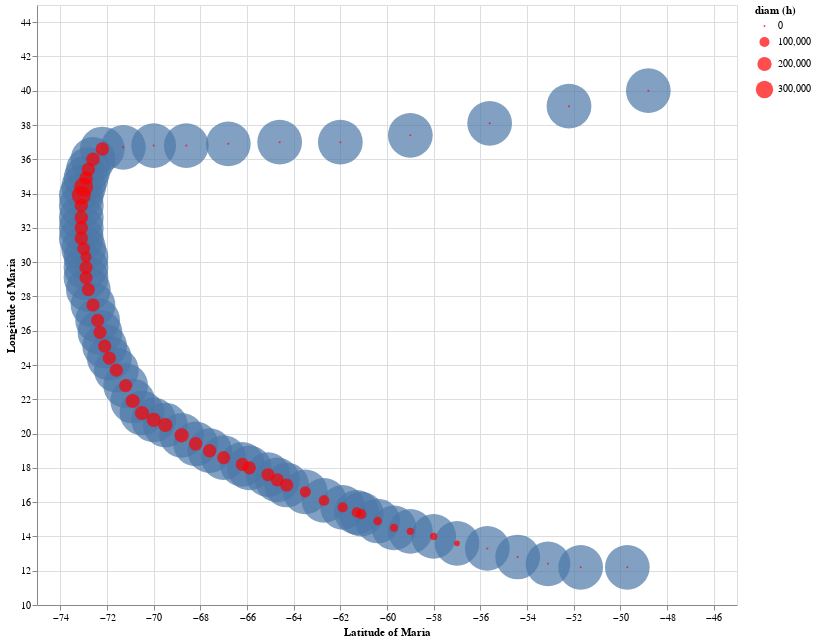

Source (notebook cell):
### Code cell
tropical = alt.Chart(seven).mark_circle(point=True, size =2000).encode(
    alt.X('long',
        scale=alt.Scale(domain=(-75, -45)), title='Latitude of Maria'),
    alt.Y('lat',
        scale=alt.Scale(domain=(10, 45)), title='Longitude of Maria'),
)


hurricane  = alt.Chart(seven).mark_circle(point=True, color = "red").encode(
    alt.X('long',
        scale=alt.Scale(domain=(-75, -45)), title='Latitude of Maria'),
    alt.Y('lat',
        scale=alt.Scale(domain=(10, 45)), title='Longitude of Maria'),
    size="diam (h)",
).properties(
    width=700,
    height=600
)


tropical+hurricane

### Figure 1 — Vega-Lite specification as saved in the notebook (floating-point values rounded to 4 significant figures)
{"config": {"view": {"continuousWidth": 400, "continuousHeight": 300}}, "layer": [{"mark": {"type": "circle", "point": true, "size": 2000}, "encoding": {"x": {"field": "long", "scale": {"domain": [-75, -45]}, "title": "Latitude of Maria", "type": "quantitative"}, "y": {"field": "lat", "scale": {"domain": [10, 45]}, "title": "Longitude of Maria", "type": "quantitative"}}}, {"mark": {"type": "circle", "color": "red", "point": true}, "encoding": {"size": {"field": "diam (h)", "type": "quantitative"}, "x": {"field": "long", "scale": {"domain": [-75, -45]}, "title": "Latitude of Maria", "type": "quantitative"}, "y": {"field": "lat", "scale": {"domain": [10, 45]}, "title": "Longitude of Maria", "type": "quantitative"}}, "height": 600, "width": 700}], "data": {"name": "data-f3891d8638c820d7829ff16ee2b06293"}, "$schema": "https://vega.github.io/schema/vega-lite/v4.17.0.json", "datasets": {"data-f3891d8638c820d7829ff16ee2b06293": [{"Unnamed: 0": 10570, "name": "Maria", "year": 2017, "month": 9, "day": 16, "hour": 12, "lat": 12.2, "long": -49.7, "status": "tropical depression", "category": -1, "wind": 30, "pressure": 1006, "tropicalstorm_force_diameter": 0.0, "hurricane_force_diameter": 0.0, "diam (t)": 0.0, "diam (h)": 0.0}, {"Unnamed: 0": 10571, "name": "Maria", "year": 2017, "month": 9, "day": 16, "hour": 18, "lat": 12.2, "long": -51.7, "status": "tropical storm", "category": 0, "wind": 40, "pressure": 1004, "tropicalstorm_force_diameter": 40.0, "hurricane_force_diameter": 0.0, "diam (t)": 80000.0, "diam (h)": 0.0}, {"Unnamed: 0": 10572, "name": "Maria", "year": 2017, "month": 9, "day": 17, "hour": 0, "lat": 12.4, "long": -53.1, "status": "tropical storm", "category": 0, "wind": 45, "pressure": 1002, "tropicalstorm_force_diameter": 70.0, "hurricane_force_diameter": 0.0, "diam (t)": 140000.0, "diam (h)": 0.0}, {"Unnamed: 0": 10573, "name": "Maria", "year": 2017, "month": 9, "day": 17, "hour": 6, "lat": 12.8, "long": -54.4, "status": "tropical storm", "category": 0, "wind": 55, "pressure": 994, "tropicalstorm_force_diameter": 90.0, "hurricane_force_diameter": 0.0, "diam (t)": 180000.0, "diam (h)": 0.0}, {"Unnamed: 0": 10574, "name": "Maria", "year": 2017, "month": 9, "day": 17, "hour": 12, "lat": 13.3, "long": -55.7, "status": "tropical storm", "category": 0, "wind": 60, "pressure": 990, "tropicalstorm_force_diameter": 90.0, "hurricane_force_diameter": 0.0, "diam (t)": 180000.0, "diam (h)": 0.0}, {"Unnamed: 0": 10575, "name": "Maria", "year": 2017, "month": 9, "day": 17, "hour": 18, "lat": 13.6, "long": -57.0, "status": "hurricane", "category": 1, "wind": 65, "pressure": 986, "tropicalstorm_force_diameter": 120.0, "hurricane_force_diameter": 15.0, "diam (t)": 240000.0, "diam (h)": 30000.0}, {"Unnamed: 0": 10576, "name": "Maria", "year": 2017, "month": 9, "day": 18, "hour": 0, "lat": 14.0, "long": -58.0, "status": "hurricane", "category": 1, "wind": 75, "pressure": 979, "tropicalstorm_force_diameter": 130.0, "hurricane_force_diameter": 25.0, "diam (t)": 260000.0, "diam (h)": 50000.0}, {"Unnamed: 0": 10577, "name": "Maria", "year": 2017, "month": 9, "day": 18, "hour": 6, "lat": 14.3, "long": -59.0, "status": "hurricane", "category": 1, "wind": 80, "pressure": 977, "tropicalstorm_force_diameter": 130.0, "hurricane_force_diameter": 25.0, "diam (t)": 260000.0, "diam (h)": 50000.0}, {"Unnamed: 0": 10578, "name": "Maria", "year": 2017, "month": 9, "day": 18, "hour": 12, "lat": 14.5, "long": -59.7, "status": "hurricane", "category": 3, "wind": 100, "pressure": 967, "tropicalstorm_force_diameter": 180.0, "hurricane_force_diameter": 30.0, "diam (t)": 360000.0, "diam (h)": 60000.0}, {"Unnamed: 0": 10579, "name": "Maria", "year": 2017, "month": 9, "day": 18, "hour": 18, "lat": 14.9, "long": -60.4, "status": "hurricane", "category": 3, "wind": 110, "pressure": 956, "tropicalstorm_force_diameter": 190.0, "hurricane_force_diameter": 35.0, "diam (t)": 380000.0, "diam (h)": 70000.0}, {"Unnamed: 0": 10580, "name": "Maria", "year": 2017, "month": 9, "day": 19, "hour": 0, "lat": 15.3, "long": -61.1, "status": "hurricane", "category": 5, "wind": 145, "pressure": 924, "tropicalstorm_force_diameter": 200.0, "hurricane_force_diameter": 50.0, "diam (t)": 400000.0, "diam (h)": 100000.0}, {"Unnamed: 0": 10581, "name": "Maria", "year": 2017, "month": 9, "day": 19, "hour": 1, "lat": 15.4, "long": -61.3, "status": "hurricane", "category": 5, "wind": 145, "pressure": 922, "tropicalstorm_force_diameter": 200.0, "hurricane_force_diameter": 50.0, "diam (t)": 400000.0, "diam (h)": 100000.0}, {"Unnamed: 0": 10582, "name": "Maria", "year": 2017, "month": 9, "day": 19, "hour": 6, "lat": 15.7, "long": -61.9, "status": "hurricane", "category": 4, "wind": 135, "pressure": 940, "tropicalstorm_force_diameter": 210.0, "hurricane_force_diameter": 50.0, "diam (t)": 420000.0, "diam (h)": 100000.0}, {"Unnamed: 0": 10583, "name": "Maria", "year": 2017, "month": 9, "day": 19, "hour": 12, "lat": 16.1, "long": -62.7, "status": "hurricane", "category": 5, "wind": 140, "pressure": 931, "tropicalstorm_force_diameter": 210.0, "hurricane_force_diameter": 55.0, "diam (t)": 420000.0, "diam (h)": 110000.0}, {"Unnamed: 0": 10584, "name": "Maria", "year": 2017, "month": 9, "day": 19, "hour": 18, "lat": 16.6, "long": -63.5, "status": "hurricane", "category": 5, "wind": 145, "pressure": 920, "tropicalstorm_force_diameter": 210.0, "hurricane_force_diameter": 60.0, "diam (t)": 420000.0, "diam (h)": 120000.0}, {"Unnamed: 0": 10585, "name": "Maria", "year": 2017, "month": 9, "day": 20, "hour": 0, "lat": 17.0, "long": -64.3, "status": "hurricane", "category": 5, "wind": 150, "pressure": 909, "tropicalstorm_force_diameter": 230.0, "hurricane_force_diameter": 85.0, "diam (t)": 460000.0, "diam (h)": 170000.0}, {"Unnamed: 0": 10586, "name": "Maria", "year": 2017, "month": 9, "day": 20, "hour": 3, "lat": 17.3, "long": -64.7, "status": "hurricane", "category": 5, "wind": 150, "pressure": 908, "tropicalstorm_force_diameter": 230.0, "hurricane_force_diameter": 85.0, "diam (t)": 460000.0, "diam (h)": 170000.0}, {"Unnamed: 0": 10587, "name": "Maria", "year": 2017, "month": 9, "day": 20, "hour": 6, "lat": 17.6, "long": -65.1, "status": "hurricane", "category": 5, "wind": 140, "pressure": 913, "tropicalstorm_force_diameter": 230.0, "hurricane_force_diameter": 85.0, "diam (t)": 460000.0, "diam (h)": 170000.0}, {"Unnamed: 0": 10588, "name": "Maria", "year": 2017, "month": 9, "day": 20, "hour": 10, "lat": 18.0, "long": -65.9, "status": "hurricane", "category": 4, "wind": 135, "pressure": 920, "tropicalstorm_force_diameter": 230.0, "hurricane_force_diameter": 85.0, "diam (t)": 460000.0, "diam (h)": 170000.0}, {"Unnamed: 0": 10589, "name": "Maria", "year": 2017, "month": 9, "day": 20, "hour": 12, "lat": 18.2, "long": -66.2, "status": "hurricane", "category": 4, "wind": 115, "pressure": 935, "tropicalstorm_force_diameter": 230.0, "hurricane_force_diameter": 85.0, "diam (t)": 460000.0, "diam (h)": 170000.0}, {"Unnamed: 0": 10590, "name": "Maria", "year": 2017, "month": 9, "day": 20, "hour": 18, "lat": 18.6, "long": -67.0, "status": "hurricane", "category": 2, "wind": 95, "pressure": 959, "tropicalstorm_force_diameter": 230.0, "hurricane_force_diameter": 85.0, "diam (t)": 460000.0, "diam (h)": 170000.0}, {"Unnamed: 0": 10591, "name": "Maria", "year": 2017, "month": 9, "day": 21, "hour": 0, "lat": 19.0, "long": -67.6, "status": "hurricane", "category": 2, "wind": 95, "pressure": 958, "tropicalstorm_force_diameter": 240.0, "hurricane_force_diameter": 90.0, "diam (t)": 480000.0, "diam (h)": 180000.0}, {"Unnamed: 0": 10592, "name": "Maria", "year": 2017, "month": 9, "day": 21, "hour": 6, "lat": 19.4, "long": -68.2, "status": "hurricane", "category": 3, "wind": 100, "pressure": 959, "tropicalstorm_force_diameter": 240.0, "hurricane_force_diameter": 90.0, "diam (t)": 480000.0, "diam (h)": 180000.0}, {"Unnamed: 0": 10593, "name": "Maria", "year": 2017, "month": 9, "day": 21, "hour": 12, "lat": 19.9, "long": -68.8, "status": "hurricane", "category": 3, "wind": 100, "pressure": 959, "tropicalstorm_force_diameter": 240.0, "hurricane_force_diameter": 100.0, "diam (t)": 480000.0, "diam (h)": 200000.0}, {"Unnamed: 0": 10594, "name": "Maria", "year": 2017, "month": 9, "day": 21, "hour": 18, "lat": 20.5, "long": -69.5, "status": "hurricane", "category": 3, "wind": 105, "pressure": 960, "tropicalstorm_force_diameter": 250.0, "hurricane_force_diameter": 100.0, "diam (t)": 500000.0, "diam (h)": 200000.0}, {"Unnamed: 0": 10595, "name": "Maria", "year": 2017, "month": 9, "day": 22, "hour": 0, "lat": 20.8, "long": -70.0, "status": "hurricane", "category": 3, "wind": 110, "pressure": 953, "tropicalstorm_force_diameter": 240.0, "hurricane_force_diameter": 100.0, "diam (t)": 480000.0, "diam (h)": 200000.0}, {"Unnamed: 0": 10596, "name": "Maria", "year": 2017, "month": 9, "day": 22, "hour": 6, "lat": 21.2, "long": -70.5, "status": "hurricane", "category": 3, "wind": 110, "pressure": 959, "tropicalstorm_force_diameter": 250.0, "hurricane_force_diameter": 100.0, "diam (t)": 500000.0, "diam (h)": 200000.0}, {"Unnamed: 0": 10597, "name": "Maria", "year": 2017, "month": 9, "day": 22, "hour": 12, "lat": 21.9, "long": -70.9, "status": "hurricane", "category": 3, "wind": 110, "pressure": 958, "tropicalstorm_force_diameter": 250.0, "hurricane_force_diameter": 100.0, "diam (t)": 500000.0, "diam (h)": 200000.0}, {"Unnamed: 0": 10598, "name": "Maria", "year": 2017, "month": 9, "day": 22, "hour": 18, "lat": 22.8, "long": -71.2, "status": "hurricane", "category": 3, "wind": 110, "pressure": 959, "tropicalstorm_force_diameter": 250.0, "hurricane_force_diameter": 85.0, "diam (t)": 500000.0, "diam (h)": 170000.0}, {"Unnamed: 0": 10599, "name": "Maria", "year": 2017, "month": 9, "day": 23, "hour": 0, "lat": 23.7, "long": -71.6, "status": "hurricane", "category": 3, "wind": 105, "pressure": 953, "tropicalstorm_force_diameter": 260.0, "hurricane_force_diameter": 85.0, "diam (t)": 520000.0, "diam (h)": 170000.0}, {"Unnamed: 0": 10600, "name": "Maria", "year": 2017, "month": 9, "day": 23, "hour": 6, "lat": 24.4, "long": -71.9, "status": "hurricane", "category": 3, "wind": 100, "pressure": 952, "tropicalstorm_force_diameter": 290.0, "hurricane_force_diameter": 85.0, "diam (t)": 580000.0, "diam (h)": 170000.0}, {"Unnamed: 0": 10601, "name": "Maria", "year": 2017, "month": 9, "day": 23, "hour": 12, "lat": 25.1, "long": -72.1, "status": "hurricane", "category": 3, "wind": 100, "pressure": 952, "tropicalstorm_force_diameter": 320.0, "hurricane_force_diameter": 85.0, "diam (t)": 640000.0, "diam (h)": 170000.0}, {"Unnamed: 0": 10602, "name": "Maria", "year": 2017, "month": 9, "day": 23, "hour": 18, "lat": 25.9, "long": -72.3, "status": "hurricane", "category": 3, "wind": 100, "pressure": 952, "tropicalstorm_force_diameter": 350.0, "hurricane_force_diameter": 85.0, "diam (t)": 700000.0, "diam (h)": 170000.0}, {"Unnamed: 0": 10603, "name": "Maria", "year": 2017, "month": 9, "day": 24, "hour": 0, "lat": 26.6, "long": -72.4, "status": "hurricane", "category": 3, "wind": 100, "pressure": 945, "tropicalstorm_force_diameter": 350.0, "hurricane_force_diameter": 85.0, "diam (t)": 700000.0, "diam (h)": 170000.0}, {"Unnamed: 0": 10604, "name": "Maria", "year": 2017, "month": 9, "day": 24, "hour": 6, "lat": 27.5, "long": -72.6, "status": "hurricane", "category": 2, "wind": 95, "pressure": 942, "tropicalstorm_force_diameter": 360.0, "hurricane_force_diameter": 85.0, "diam (t)": 720000.0, "diam (h)": 170000.0}, {"Unnamed: 0": 10605, "name": "Maria", "year": 2017, "month": 9, "day": 24, "hour": 12, "lat": 28.4, "long": -72.8, "status": "hurricane", "category": 2, "wind": 95, "pressure": 947, "tropicalstorm_force_diameter": 360.0, "hurricane_force_diameter": 85.0, "diam (t)": 720000.0, "diam (h)": 170000.0}, {"Unnamed: 0": 10606, "name": "Maria", "year": 2017, "month": 9, "day": 24, "hour": 18, "lat": 29.1, "long": -72.9, "status": "hurricane", "category": 2, "wind": 90, "pressure": 943, "tropicalstorm_force_diameter": 360.0, "hurricane_force_diameter": 85.0, "diam (t)": 720000.0, "diam (h)": 170000.0}, {"Unnamed: 0": 10607, "name": "Maria", "year": 2017, "month": 9, "day": 25, "hour": 0, "lat": 29.7, "long": -72.9, "status": "hurricane", "category": 2, "wind": 85, "pressure": 947, "tropicalstorm_force_diameter": 360.0, "hurricane_force_diameter": 85.0, "diam (t)": 720000.0, "diam (h)": 170000.0}, {"Unnamed: 0": 10608, "name": "Maria", "year": 2017, "month": 9, "day": 25, "hour": 6, "lat": 30.3, "long": -72.9, "status": "hurricane", "category": 1, "wind": 75, "pressure": 954, "tropicalstorm_force_diameter": 370.0, "hurricane_force_diameter": 60.0, "diam (t)": 740000.0, "diam (h)": 120000.0}, {"Unnamed: 0": 10609, "name": "Maria", "year": 2017, "month": 9, "day": 25, "hour": 12, "lat": 30.8, "long": -73.0, "status": "hurricane", "category": 1, "wind": 70, "pressure": 961, "tropicalstorm_force_diameter": 360.0, "hurricane_force_diameter": 80.0, "diam (t)": 720000.0, "diam (h)": 160000.0}, {"Unnamed: 0": 10610, "name": "Maria", "year": 2017, "month": 9, "day": 25, "hour": 18, "lat": 31.4, "long": -73.1, "status": "hurricane", "category": 1, "wind": 70, "pressure": 966, "tropicalstorm_force_diameter": 340.0, "hurricane_force_diameter": 90.0, "diam (t)": 680000.0, "diam (h)": 180000.0}, {"Unnamed: 0": 10611, "name": "Maria", "year": 2017, "month": 9, "day": 26, "hour": 0, "lat": 32.0, "long": -73.1, "status": "hurricane", "category": 1, "wind": 70, "pressure": 966, "tropicalstorm_force_diameter": 340.0, "hurricane_force_diameter": 90.0, "diam (t)": 680000.0, "diam (h)": 180000.0}, {"Unnamed: 0": 10612, "name": "Maria", "year": 2017, "month": 9, "day": 26, "hour": 6, "lat": 32.6, "long": -73.1, "status": "hurricane", "category": 1, "wind": 65, "pressure": 970, "tropicalstorm_force_diameter": 370.0, "hurricane_force_diameter": 90.0, "diam (t)": 740000.0, "diam (h)": 180000.0}, {"Unnamed: 0": 10613, "name": "Maria", "year": 2017, "month": 9, "day": 26, "hour": 12, "lat": 33.3, "long": -73.1, "status": "hurricane", "category": 1, "wind": 65, "pressure": 970, "tropicalstorm_force_diameter": 370.0, "hurricane_force_diameter": 90.0, "diam (t)": 740000.0, "diam (h)": 180000.0}, {"Unnamed: 0": 10614, "name": "Maria", "year": 2017, "month": 9, "day": 26, "hour": 18, "lat": 33.9, "long": -73.1, "status": "hurricane", "category": 1, "wind": 65, "pressure": 975, "tropicalstorm_force_diameter": 360.0, "hurricane_force_diameter": 180.0, "diam (t)": 720000.0, "diam (h)": 360000.0}, {"Unnamed: 0": 10615, "name": "Maria", "year": 2017, "month": 9, "day": 27, "hour": 0, "lat": 34.4, "long": -73.0, "status": "hurricane", "category": 1, "wind": 65, "pressure": 975, "tropicalstorm_force_diameter": 360.0, "hurricane_force_diameter": 180.0, "diam (t)": 720000.0, "diam (h)": 360000.0}, {"Unnamed: 0": 10616, "name": "Maria", "year": 2017, "month": 9, "day": 27, "hour": 6, "lat": 34.9, "long": -72.9, "status": "hurricane", "category": 1, "wind": 65, "pressure": 976, "tropicalstorm_force_diameter": 360.0, "hurricane_force_diameter": 90.0, "diam (t)": 720000.0, "diam (h)": 180000.0}, {"Unnamed: 0": 10617, "name": "Maria", "year": 2017, "month": 9, "day": 27, "hour": 12, "lat": 35.4, "long": -72.8, "status": "hurricane", "category": 1, "wind": 65, "pressure": 977, "tropicalstorm_force_diameter": 360.0, "hurricane_force_diameter": 90.0, "diam (t)": 720000.0, "diam (h)": 180000.0}, {"Unnamed: 0": 10618, "name": "Maria", "year": 2017, "month": 9, "day": 27, "hour": 18, "lat": 36.0, "long": -72.6, "status": "hurricane", "category": 1, "wind": 65, "pressure": 979, "tropicalstorm_force_diameter": 360.0, "hurricane_force_diameter": 90.0, "diam (t)": 720000.0, "diam (h)": 180000.0}, {"Unnamed: 0": 10619, "name": "Maria", "year": 2017, "month": 9, "day": 28, "hour": 0, "lat": 36.6, "long": -72.2, "status": "hurricane", "category": 1, "wind": 65, "pressure": 979, "tropicalstorm_force_diameter": 360.0, "hurricane_force_diameter": 90.0, "diam (t)": 720000.0, "diam (h)": 180000.0}, {"Unnamed: 0": 10620, "name": "Maria", "year": 2017, "month": 9, "day": 28, "hour": 6, "lat": 36.7, "long": -71.3, "status": "tropical storm", "category": 0, "wind": 60, "pressure": 982, "tropicalstorm_force_diameter": 360.0, "hurricane_force_diameter": 0.0, "diam (t)": 720000.0, "diam (h)": 0.0}, {"Unnamed: 0": 10621, "name": "Maria", "year": 2017, "month": 9, "day": 28, "hour": 12, "lat": 36.8, "long": -70.0, "status": "tropical storm", "category": 0, "wind": 60, "pressure": 982, "tropicalstorm_force_diameter": 360.0, "hurricane_force_diameter": 0.0, "diam (t)": 720000.0, "diam (h)": 0.0}, {"Unnamed: 0": 10622, "name": "Maria", "year": 2017, "month": 9, "day": 28, "hour": 18, "lat": 36.8, "long": -68.6, "status": "tropical storm", "category": 0, "wind": 55, "pressure": 985, "tropicalstorm_force_diameter": 360.0, "hurricane_force_diameter": 0.0, "diam (t)": 720000.0, "diam (h)": 0.0}, {"Unnamed: 0": 10623, "name": "Maria", "year": 2017, "month": 9, "day": 29, "hour": 0, "lat": 36.9, "long": -66.8, "status": "tropical storm", "category": 0, "wind": 55, "pressure": 985, "tropicalstorm_force_diameter": 350.0, "hurricane_force_diameter": 0.0, "diam (t)": 700000.0, "diam (h)": 0.0}, {"Unnamed: 0": 10624, "name": "Maria", "year": 2017, "month": 9, "day": 29, "hour": 6, "lat": 37.0, "long": -64.6, "status": "tropical storm", "category": 0, "wind": 50, "pressure": 987, "tropicalstorm_force_diameter": 390.0, "hurricane_force_diameter": 0.0, "diam (t)": 780000.0, "diam (h)": 0.0}, {"Unnamed: 0": 10625, "name": "Maria", "year": 2017, "month": 9, "day": 29, "hour": 12, "lat": 37.0, "long": -62.0, "status": "tropical storm", "category": 0, "wind": 50, "pressure": 988, "tropicalstorm_force_diameter": 390.0, "hurricane_force_diameter": 0.0, "diam (t)": 780000.0, "diam (h)": 0.0}, {"Unnamed: 0": 10626, "name": "Maria", "year": 2017, "month": 9, "day": 29, "hour": 18, "lat": 37.4, "long": -59.0, "status": "tropical storm", "category": 0, "wind": 50, "pressure": 988, "tropicalstorm_force_diameter": 400.0, "hurricane_force_diameter": 0.0, "diam (t)": 800000.0, "diam (h)": 0.0}, {"Unnamed: 0": 10627, "name": "Maria", "year": 2017, "month": 9, "day": 30, "hour": 0, "lat": 38.1, "long": -55.6, "status": "tropical storm", "category": 0, "wind": 50, "pressure": 988, "tropicalstorm_force_diameter": 400.0, "hurricane_force_diameter": 0.0, "diam (t)": 800000.0, "diam (h)": 0.0}, {"Unnamed: 0": 10628, "name": "Maria", "year": 2017, "month": 9, "day": 30, "hour": 6, "lat": 39.1, "long": -52.2, "status": "tropical storm", "category": 0, "wind": 50, "pressure": 988, "tropicalstorm_force_diameter": 380.0, "hurricane_force_diameter": 0.0, "diam (t)": 760000.0, "diam (h)": 0.0}, {"Unnamed: 0": 10629, "name": "Maria", "year": 2017, "month": 9, "day": 30, "hour": 12, "lat": 40.0, "long": -48.8, "status": "tropical storm", "category": 0, "wind": 50, "pressure": 988, "tropicalstorm_force_diameter": 380.0, "hurricane_force_diameter": 0.0, "diam (t)": 760000.0, "diam (h)": 0.0}]}}
